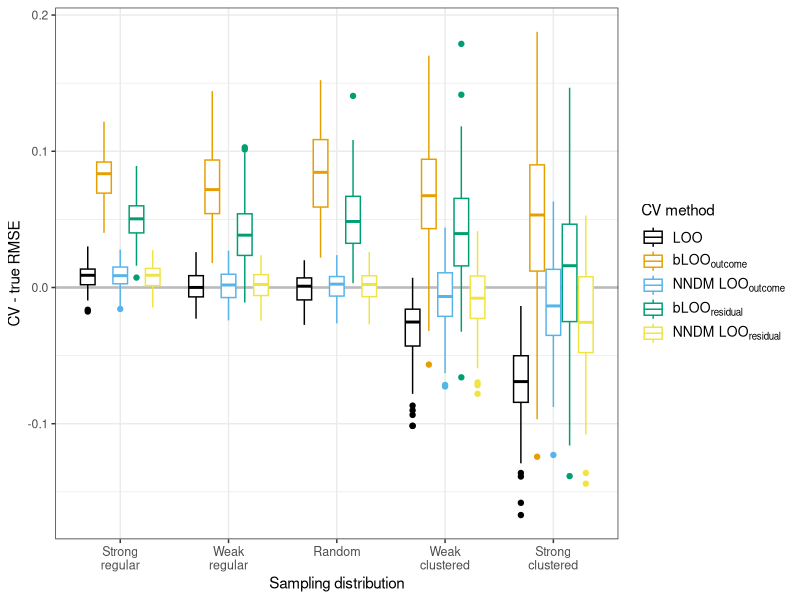
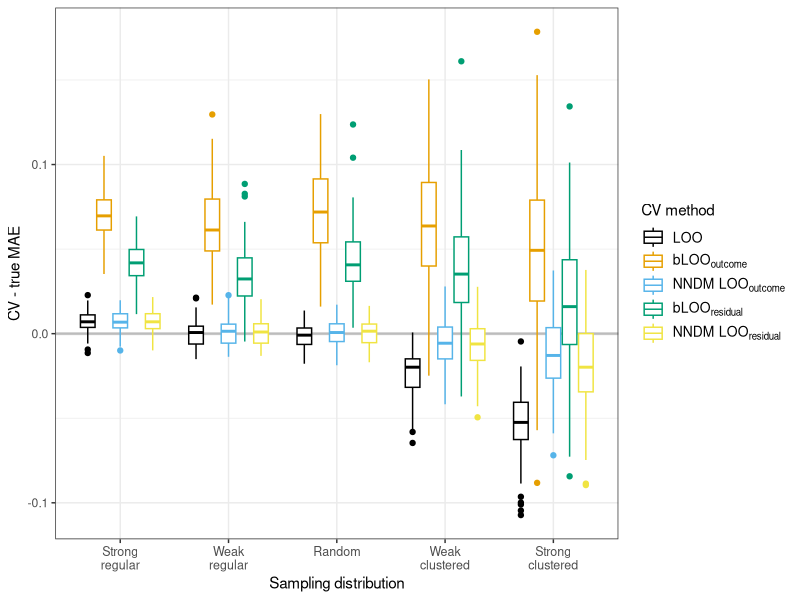
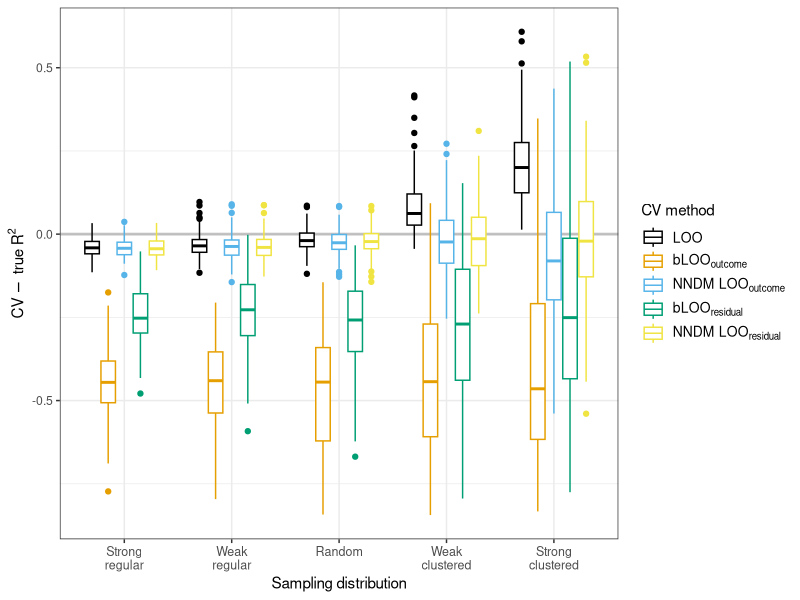

Recreate these plots in R, in order.
## ---- chunk 1
knitr::opts_chunk$set(echo = FALSE, fig.align = 'center', message = FALSE,
                      warning = FALSE, fig.width = 8, fig.height = 3)

library("ggthemes")
library("tidyverse")
## ---- chunk 2
res <- read_csv("results/sim2_species/results_iberia.csv")

res <- mutate(res, 
              dsample=gsub("wr", "Weak\nr", dsample),
              dsample=gsub("sr", "Strong\nr", dsample),
              dsample=gsub("ran", "Ran", dsample),
              dsample=gsub("wclust", "Weak\nclustered", dsample),
              dsample=gsub("sclust", "Strong\nclustered", dsample),
              dsample = fct_inorder(as.factor(dsample)))
## ---- chunk 3
res <- mutate(res,
              RMSE_LOO=RMSE_LOO-RMSE_surf,
              RMSE_bLOO_out=RMSE_bLOO_out-RMSE_surf,
              RMSE_bLOO_res=RMSE_bLOO_res-RMSE_surf,
              RMSE_NDM_out=RMSE_NDM_out-RMSE_surf,
              RMSE_NDM_res=RMSE_NDM_res-RMSE_surf)

res <- mutate(res,
              MAE_LOO=MAE_LOO-MAE_surf,
              MAE_bLOO_out=MAE_bLOO_out-MAE_surf,
              MAE_bLOO_res=MAE_bLOO_res-MAE_surf,
              MAE_NDM_out=MAE_NDM_out-MAE_surf,
              MAE_NDM_res=MAE_NDM_res-MAE_surf)

res <- mutate(res,
              R2_LOO=R2_LOO-R2_surf,
              R2_bLOO_out=R2_bLOO_out-R2_surf,
              R2_bLOO_res=R2_bLOO_res-R2_surf,
              R2_NDM_out=R2_NDM_out-R2_surf,
              R2_NDM_res=R2_NDM_res-R2_surf)
## ---- chunk 4
resplot <- dplyr::select(res,
                         dsample, RMSE_LOO, 
                         RMSE_bLOO_out, RMSE_bLOO_res, 
                         RMSE_NDM_out, RMSE_NDM_res) %>%
  pivot_longer(2:ncol(.), names_to="CV", values_to="RMSE") %>%
  mutate(CV = gsub("RMSE_", "", CV),
         CV = as.factor(CV),
         CV = fct_relevel(CV, c("LOO", "bLOO_out", "NDM_out", 
                                "bLOO_res", "NDM_res")))

labsub <- c(expression(LOO), 
            expression(bLOO[outcome]), expression(NNDM~LOO[outcome]),
            expression(bLOO[residual]), expression(NNDM~LOO[residual]))

p1 <- ggplot(resplot, aes(y=RMSE, x=dsample, colour=CV)) +
  geom_hline(aes(yintercept=0), lwd=1, alpha=0.2) +
  geom_boxplot() +
  scale_colour_colorblind(labels = labsub) +
  theme_bw() + 
  theme(axis.text.x = element_text(size=9), legend.text.align = 0,
        legend.text = element_text(size=10)) +
  xlab("Sampling distribution") + ylab("CV - true RMSE") +
  labs(colour="CV method")
p1
# ggsave("figures/sim2_RMSE.png", p1, dpi=300, width=8, height=3)
## ---- chunk 5
resplot <- dplyr::select(res,
                         dsample, MAE_LOO, 
                         MAE_bLOO_out, MAE_bLOO_res, 
                         MAE_NDM_out, MAE_NDM_res) %>%
  pivot_longer(2:ncol(.), names_to="CV", values_to="MAE") %>%
  mutate(CV = gsub("MAE_", "", CV),
         CV = as.factor(CV),
         CV = fct_relevel(CV, c("LOO", "bLOO_out", "NDM_out", 
                                "bLOO_res", "NDM_res")))

labsub <- c(expression(LOO), 
            expression(bLOO[outcome]), expression(NNDM~LOO[outcome]),
            expression(bLOO[residual]), expression(NNDM~LOO[residual]))

p1 <- ggplot(resplot, aes(y=MAE, x=dsample, colour=CV)) +
  geom_hline(aes(yintercept=0), lwd=1, alpha=0.2) +
  geom_boxplot() +
  scale_colour_colorblind(labels = labsub) +
  theme_bw() + 
  theme(axis.text.x = element_text(size=9), legend.text.align = 0,
        legend.text = element_text(size=10)) +
  xlab("Sampling distribution") + ylab("CV - true MAE") +
  labs(colour="CV method")
p1
# ggsave("figures/sim2_MAE.png", p1, dpi=300, width=8, height=3)
## ---- chunk 6
resplot <- dplyr::select(res,
                         dsample, R2_LOO, 
                         R2_bLOO_out, R2_bLOO_res, 
                         R2_NDM_out, R2_NDM_res) %>%
  pivot_longer(2:ncol(.), names_to="CV", values_to="R2") %>%
  mutate(CV = gsub("R2_", "", CV),
         CV = as.factor(CV),
         CV = fct_relevel(CV, c("LOO", "bLOO_out", "NDM_out", 
                                "bLOO_res", "NDM_res")))

labsub <- c(expression(LOO), 
            expression(bLOO[outcome]), expression(NNDM~LOO[outcome]),
            expression(bLOO[residual]), expression(NNDM~LOO[residual]))

p1 <- ggplot(resplot, aes(y=R2, x=dsample, colour=CV)) +
  geom_hline(aes(yintercept=0), lwd=1, alpha=0.2) +
  geom_boxplot() +
  scale_colour_colorblind(labels = labsub) +
  theme_bw() + 
  theme(axis.text.x = element_text(size=9), legend.text.align = 0,
        legend.text = element_text(size=10)) +
  xlab("Sampling distribution") + ylab(expression(CV~-~true~R^2)) +
  labs(colour="CV method")
p1
# ggsave("figures/sim2_R2.png", p1, dpi=300, width=8, height=3)
